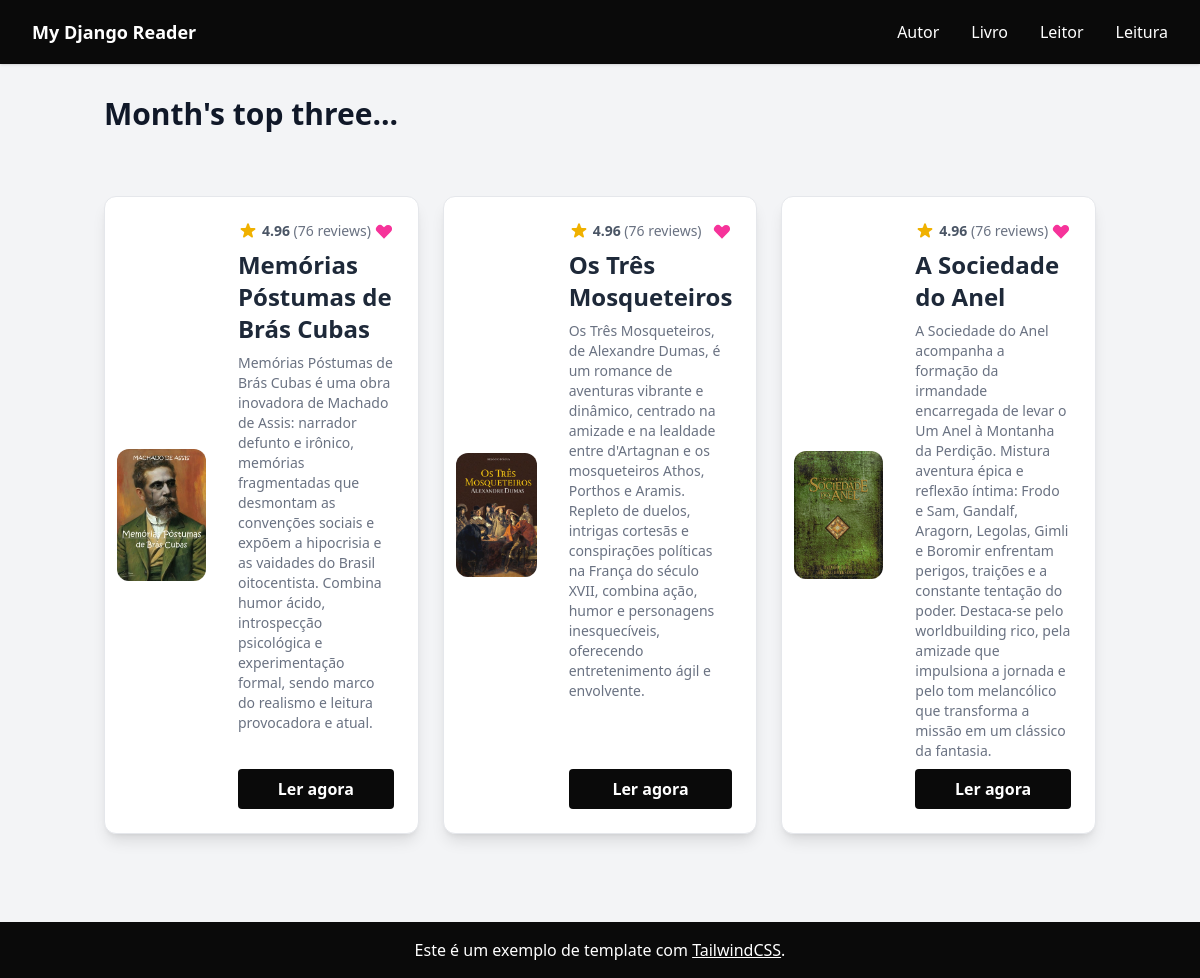
The page / on the database its author committed.
### core/models.py (models this page shows, shortened)
class Book(models.Model):
    author = models.ForeignKey(Author, on_delete=models.CASCADE, related_name="books")
    title = models.CharField(max_length=35)
    description = models.TextField(blank=True, validators=[MaxLengthValidator(600)])
    style = models.CharField(max_length=100, blank=True)
    cover = models.ImageField(upload_to="images/covers/", blank=True, null=True)
    file = models.FileField(upload_to="docs/", blank=True, null=True)
    class Meta:
        verbose_name = "Livro"
        verbose_name_plural = "Livros"

### core/views.py (the view)
# urls.py: path("", views.index, name="index"),
def index(request):
    the_title = "Month's top three..."
    top_books = Book.objects.filter(id__in=[1, 2, 3])
    return render(
        request,
        "core/index.html",
        {"page": "index", "the_title": the_title, "top_books": top_books},
    )

### core/templates/core/index.html (shortened to what this page needs)
{% load static %} <!DOCTYPE html>
<html lang="pt-BR">
  <head>
    <link rel="stylesheet" href="{% static 'core/css/output.css' %}">
    <link rel="stylesheet" href="{% static 'core/css/main.css' %}">
  </head>
  <body class="w-full h-full m-0 flex flex-col bg-gray-100 text-gray-900 overflow-auto">
    <nav class="panel_color text-white shadow">
      <div class="max-w-7xl mx-auto my-auto px-4 sm:px-6 lg:px-8">
        <div class="flex justify-between h-16 items-center">
          <div class="flex-shrink-0 text-lg font-semibold">
            <a href="{% url 'index' %}">My Django Reader</a>
          </div>
          <div id="options_menu" class="options_menu flex space-x-8">
            <a href="{% url 'author' %}" class="hover:text-gray-300 {% if request.resolver_match.url_name == 'author' %}active{% endif %}">Autor</a>
            <a href="{% url 'book' %}" class="hover:text-gray-300 {% if request.resolver_match.url_name == 'book' %}active{% endif %}">Livro</a>
            <a href="{% url 'reader' %}" class="hover:text-gray-300 {% if request.resolver_match.url_name == 'reader' %}active{% endif %}">Leitor</a>
            <a href="{% url 'read' %}" class="hover:text-gray-300 {% if request.resolver_match.url_name == 'read' %}active{% endif %}">Leitura</a>
          </div>
        </div>
      </div>
    </nav>
    <main class="flex-1 flex align-center justify-center overflow-y-auto mb-20">
      <div class="container mx-auto px-4 py-8 ">
        {% if page == 'author' %}
          {% include 'core/author.html' %}
        {% elif page == 'book' %}
          {% include 'core/book.html' %}
        {% elif page == 'reader_login' %}
          {% include 'core/login.html' %}
        {% elif page == 'reader' %}
          {% include 'core/reader.html' %}
        {% elif page == 'read' %}
          {% include 'core/read.html' %}
        {% else %}
          <h2 class="text-3xl font-bold text-gray-900 mb-8 ">{{ the_title }}</h2>
          <div class="grid grid-cols-1 sm:grid-cols-2 md:grid-cols-3 gap-6">
            {% include 'core/cards.html' %}
          </div>
        {% endif %}
      </div>
    </main>
    <footer class="panel_color text-white text-center py-4 fixed bottom-0 md:w-full"> Este é um exemplo de template com
      <a class="underline" href="https://tailwindcss.com/">TailwindCSS</a>.
    </footer>
  </body>
</html>

### core/templates/core/cards.html (shortened to what this page needs)
{% block content %}{% load static %}
  <link rel="stylesheet" href="{% static 'core/css/main.css' %}">
  {% for top in top_books %}
    <div class="flex flex-col items-center space-y-6 py-8">
      <div
        class="relative flex flex-col md:flex-row md:space-x-5 space-y-3 md:space-y-0
               rounded-xl shadow-lg p-3 max-w-xs md:max-w-3xl h-full w-full border border-gray-200 bg-white">
        <div class="w-full md:w-1/3 grid place-items-center">
          <img src="{{ top.cover.url }}"
               alt="tailwind logo"
               class="rounded-xl object-cover" />
        </div>
        <div class="w-full md:w-2/3 flex flex-col space-y-2 p-3">
          <div class="flex justify-between items-center">
            <div class="flex items-center">
              <p class="text-gray-600 font-bold text-sm ml-1">
                4.96 <span class="text-gray-500 font-normal">(76 reviews)</span>
              </p>
            </div>
            <svg xmlns="http://www.w3.org/2000/svg" class="h-5 w-5 text-pink-500" viewBox="0 0 20 20" fill="currentColor">
              <path fill-rule="evenodd" d="M3.172 5.172a4 4 0 015.656 0L10 6.343l1.172-1.171a4 4 0 115.656 5.656L10 17.657l-6.828-6.829a4 4 0 010-5.656z" clip-rule="evenodd"/>
            </svg>
          </div>
          <h3 class="font-black text-gray-800 md:text-2xl text-xl">{{ top.title }}</h3>
          <p class="md:text-sm text-gray-500 text-base">
            {{ top.description }}
          </p>
          <button class="read_button bg-custom-dark text-white font-semibold py-2 px-4 mt-auto rounded transition duration-200" onclick="window.location.href='{% url 'read' %}'">
            Ler agora
          </button>
        </div>
      </div>
    </div>
  {% endfor %}
{% endblock %}

### core/static/core/css/main.css (style rules this page uses)
.bg-custom-dark { background-color: oklch(14.5% 0 0); }
.panel_color { background-color: oklch(14.5% 0 0); }
.options_menu a { border-bottom: 3px solid transparent; border-top: 3px solid transparent; }
.read_button { cursor: pointer; }

### rows shown on the page
Book: cover (picture), title "Memórias Póstumas de Brás Cubas", description "Memórias Póstumas de Brás Cubas é uma obra inovadora de Machado de Assis: narrador defunto e irônico, memórias fragmentadas que desmontam as convenções sociais e expõem a hipocrisia e as vaidades do Brasil oitocentista. Combina humor ácido, introspecção psicológica e experimentação formal, sendo marco do realismo e leitura provocadora e atual."
Book: cover (picture), title "Os Três Mosqueteiros", description "Os Três Mosqueteiros, de Alexandre Dumas, é um romance de aventuras vibrante e dinâmico, centrado na amizade e na lealdade entre d'Artagnan e os mosqueteiros Athos, Porthos e Aramis. Repleto de duelos, intrigas cortesãs e conspirações políticas na França do século XVII, combina ação, humor e personagens inesquecíveis, oferecendo entretenimento ágil e envolvente."
Book: cover (picture), title "A Sociedade do Anel", description "A Sociedade do Anel acompanha a formação da irmandade encarregada de levar o Um Anel à Montanha da Perdição. Mistura aventura épica e reflexão íntima: Frodo e Sam, Gandalf, Aragorn, Legolas, Gimli e Boromir enfrentam perigos, traições e a constante tentação do poder. Destaca‑se pelo worldbuilding rico, pela amizade que impulsiona a jornada e pelo tom melancólico que transforma a missão em um clássico da fantasia."

### other values the page prints
{{ the_title }} "Month's top three..."
